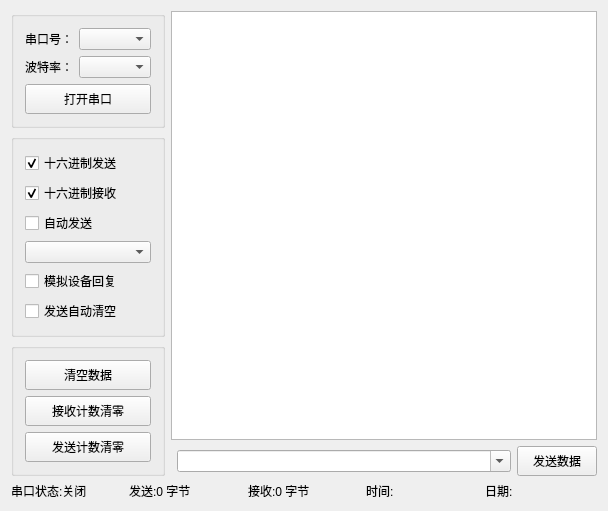
<?xml version="1.0" encoding="UTF-8"?>
<ui version="4.0">
 <class>SetupSerial</class>
 <widget class="QWidget" name="SetupSerial">
  <property name="geometry">
   <rect>
    <x>0</x>
    <y>0</y>
    <width>608</width>
    <height>458</height>
   </rect>
  </property>
  <layout class="QGridLayout" name="gridLayout_3">
   <item row="0" column="0">
    <widget class="QWidget" name="widget" native="true">
     <property name="sizePolicy">
      <sizepolicy hsizetype="Fixed" vsizetype="Preferred">
       <horstretch>0</horstretch>
       <verstretch>0</verstretch>
      </sizepolicy>
     </property>
     <layout class="QVBoxLayout" name="verticalLayout_3">
      <property name="leftMargin">
       <number>0</number>
      </property>
      <property name="topMargin">
       <number>0</number>
      </property>
      <property name="rightMargin">
       <number>0</number>
      </property>
      <property name="bottomMargin">
       <number>0</number>
      </property>
      <item>
       <widget class="QGroupBox" name="gbox1">
        <property name="sizePolicy">
         <sizepolicy hsizetype="Preferred" vsizetype="Fixed">
          <horstretch>0</horstretch>
          <verstretch>0</verstretch>
         </sizepolicy>
        </property>
        <layout class="QGridLayout" name="gridLayout">
         <item row="2" column="0" colspan="2">
          <widget class="QPushButton" name="btnOpen">
           <property name="minimumSize">
            <size>
             <width>0</width>
             <height>30</height>
            </size>
           </property>
           <property name="focusPolicy">
            <enum>Qt::NoFocus</enum>
           </property>
           <property name="text">
            <string>打开串口</string>
           </property>
          </widget>
         </item>
         <item row="0" column="1">
          <widget class="QComboBox" name="cboxPortName">
           <property name="sizePolicy">
            <sizepolicy hsizetype="Preferred" vsizetype="Fixed">
             <horstretch>1</horstretch>
             <verstretch>0</verstretch>
            </sizepolicy>
           </property>
          </widget>
         </item>
         <item row="1" column="0">
          <widget class="QLabel" name="label_2">
           <property name="text">
            <string>波特率：</string>
           </property>
          </widget>
         </item>
         <item row="1" column="1">
          <widget class="QComboBox" name="cboxBaudRate">
           <property name="sizePolicy">
            <sizepolicy hsizetype="Preferred" vsizetype="Fixed">
             <horstretch>1</horstretch>
             <verstretch>0</verstretch>
            </sizepolicy>
           </property>
           <property name="minimumSize">
            <size>
             <width>30</width>
             <height>0</height>
            </size>
           </property>
          </widget>
         </item>
         <item row="0" column="0">
          <widget class="QLabel" name="label">
           <property name="text">
            <string>串口号：</string>
           </property>
          </widget>
         </item>
        </layout>
       </widget>
      </item>
      <item>
       <widget class="QGroupBox" name="gbox3">
        <layout class="QVBoxLayout" name="verticalLayout_2">
         <item>
          <widget class="QCheckBox" name="ckHexSend">
           <property name="text">
            <string>十六进制发送</string>
           </property>
           <property name="checked">
            <bool>true</bool>
           </property>
          </widget>
         </item>
         <item>
          <widget class="QCheckBox" name="ckHexReceive">
           <property name="text">
            <string>十六进制接收</string>
           </property>
           <property name="checked">
            <bool>true</bool>
           </property>
          </widget>
         </item>
         <item>
          <widget class="QCheckBox" name="ckIsAutoSend">
           <property name="text">
            <string>自动发送</string>
           </property>
          </widget>
         </item>
         <item>
          <widget class="QComboBox" name="cboxSend"/>
         </item>
         <item>
          <widget class="QCheckBox" name="ckIsDebug">
           <property name="text">
            <string>模拟设备回复</string>
           </property>
          </widget>
         </item>
         <item>
          <widget class="QCheckBox" name="ckIsAutoClear">
           <property name="text">
            <string>发送自动清空</string>
           </property>
          </widget>
         </item>
        </layout>
       </widget>
      </item>
      <item>
       <widget class="QGroupBox" name="button">
        <property name="sizePolicy">
         <sizepolicy hsizetype="Preferred" vsizetype="Fixed">
          <horstretch>0</horstretch>
          <verstretch>0</verstretch>
         </sizepolicy>
        </property>
        <layout class="QVBoxLayout" name="verticalLayout">
         <item>
          <widget class="QPushButton" name="btnClearAll">
           <property name="sizePolicy">
            <sizepolicy hsizetype="Preferred" vsizetype="Fixed">
             <horstretch>0</horstretch>
             <verstretch>0</verstretch>
            </sizepolicy>
           </property>
           <property name="minimumSize">
            <size>
             <width>0</width>
             <height>30</height>
            </size>
           </property>
           <property name="text">
            <string>清空数据</string>
           </property>
          </widget>
         </item>
         <item>
          <widget class="QPushButton" name="btnClearReceive">
           <property name="sizePolicy">
            <sizepolicy hsizetype="Preferred" vsizetype="Fixed">
             <horstretch>0</horstretch>
             <verstretch>0</verstretch>
            </sizepolicy>
           </property>
           <property name="minimumSize">
            <size>
             <width>0</width>
             <height>30</height>
            </size>
           </property>
           <property name="text">
            <string>接收计数清零</string>
           </property>
          </widget>
         </item>
         <item>
          <widget class="QPushButton" name="btnClearSend">
           <property name="sizePolicy">
            <sizepolicy hsizetype="Preferred" vsizetype="Fixed">
             <horstretch>0</horstretch>
             <verstretch>0</verstretch>
            </sizepolicy>
           </property>
           <property name="minimumSize">
            <size>
             <width>0</width>
             <height>30</height>
            </size>
           </property>
           <property name="text">
            <string>发送计数清零</string>
           </property>
          </widget>
         </item>
        </layout>
       </widget>
      </item>
     </layout>
    </widget>
   </item>
   <item row="0" column="1">
    <layout class="QGridLayout" name="gridLayout_2">
     <item row="1" column="2">
      <widget class="QPushButton" name="btnSend">
       <property name="minimumSize">
        <size>
         <width>80</width>
         <height>30</height>
        </size>
       </property>
       <property name="text">
        <string>发送数据</string>
       </property>
      </widget>
     </item>
     <item row="0" column="0" colspan="3">
      <widget class="QTextEdit" name="txtDataHex">
       <property name="enabled">
        <bool>true</bool>
       </property>
       <property name="sizePolicy">
        <sizepolicy hsizetype="Expanding" vsizetype="Expanding">
         <horstretch>0</horstretch>
         <verstretch>0</verstretch>
        </sizepolicy>
       </property>
       <property name="readOnly">
        <bool>true</bool>
       </property>
      </widget>
     </item>
     <item row="1" column="1">
      <widget class="QComboBox" name="txtSend">
       <property name="sizePolicy">
        <sizepolicy hsizetype="Preferred" vsizetype="Fixed">
         <horstretch>1</horstretch>
         <verstretch>0</verstretch>
        </sizepolicy>
       </property>
       <property name="editable">
        <bool>true</bool>
       </property>
      </widget>
     </item>
    </layout>
   </item>
   <item row="1" column="0" colspan="2">
    <widget class="QWidget" name="widgetLab" native="true">
     <property name="sizePolicy">
      <sizepolicy hsizetype="Preferred" vsizetype="Fixed">
       <horstretch>0</horstretch>
       <verstretch>0</verstretch>
      </sizepolicy>
     </property>
     <layout class="QHBoxLayout" name="horizontalLayout">
      <property name="leftMargin">
       <number>0</number>
      </property>
      <property name="topMargin">
       <number>0</number>
      </property>
      <property name="rightMargin">
       <number>0</number>
      </property>
      <property name="bottomMargin">
       <number>0</number>
      </property>
      <item>
       <widget class="QLabel" name="labIsOpen">
        <property name="text">
         <string>串口状态:关闭</string>
        </property>
       </widget>
      </item>
      <item>
       <widget class="QLabel" name="labSend">
        <property name="text">
         <string>发送:0 字节</string>
        </property>
       </widget>
      </item>
      <item>
       <widget class="QLabel" name="labReceive">
        <property name="text">
         <string>接收:0 字节</string>
        </property>
       </widget>
      </item>
      <item>
       <widget class="QLabel" name="labTime">
        <property name="text">
         <string>时间:</string>
        </property>
       </widget>
      </item>
      <item>
       <widget class="QLabel" name="labDate">
        <property name="text">
         <string>日期:</string>
        </property>
       </widget>
      </item>
     </layout>
    </widget>
   </item>
  </layout>
 </widget>
 <layoutdefault spacing="6" margin="11"/>
 <resources/>
 <connections/>
</ui>
